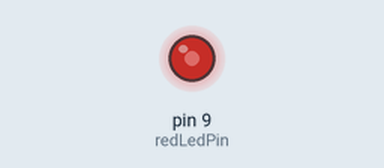
This sketch was run on a simulated Arduino Uno, built with avr-gcc and run on an emulated ATmega328P. Shown: output pins drawn as LEDs (lit = HIGH).

Above: at 0.1 s.
Timing chart, 0 to 1.6 s (numbered marks = the images above):
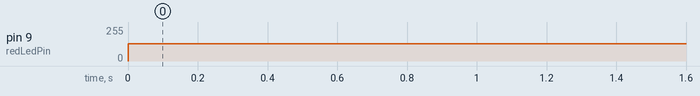

Measured:
- by itself, pin 9 (redLedPin): 0/255 → 128/255 at 0.00 s

The sketch:

05_AnalogWrite.ino
```cpp
// PWM output PIN
int redLedPin = 9;

// PWM value
int pwmValue = 128;

void setup()
{
  // setup PIN for PWM
  pinMode(redLedPin, OUTPUT);

}

void loop()
{
  // write PWM value to PIN
  analogWrite(redLedPin, pwmValue);

}
```
